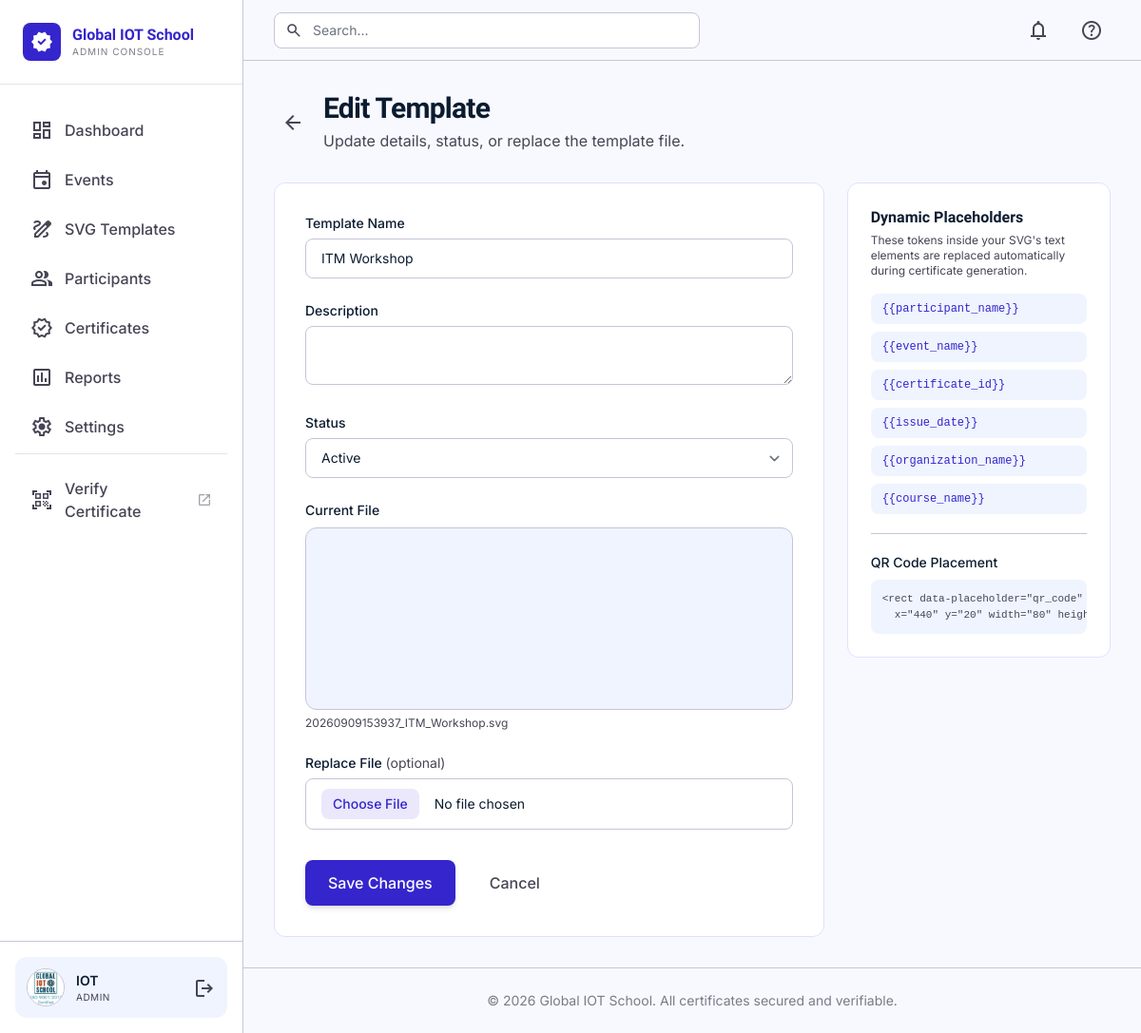
The app's page /templates/edit/9 (signed in) with its own data.
### tables this page shows
CREATE TABLE admins(

    id INTEGER PRIMARY KEY AUTOINCREMENT,

    username TEXT NOT NULL,

    email TEXT NOT NULL,

    password TEXT NOT NULL,

    profile_pic TEXT,

    created_at TEXT

);

CREATE TABLE certificate_templates(

    id INTEGER PRIMARY KEY AUTOINCREMENT,

    template_name TEXT,

    file_name TEXT,

    uploaded_at TEXT,

    status TEXT

, template_type TEXT DEFAULT 'image', description TEXT, updated_at TEXT);

### routes/templates.py (the view, shortened to what this page needs)
@templates_bp.route("/templates/edit/<int:template_id>", methods=["GET", "POST"])
@login_required
def edit_template(template_id):
    template = get_template_by_id(template_id)
    if template is None:
        abort(404)
    return render_template("edit_template.html", template=template)

### app.py (called while the page is built)
@app.before_request
def load_logged_in_admin():
    admin_id = session.get("admin_id")
    g.admin = get_admin_by_id(admin_id) if admin_id else None

### database/db.py (called while the page is built)
def get_connection():
    conn = sqlite3.connect(DATABASE)
    conn.row_factory = sqlite3.Row
    return conn

### database/models.py (called while the page is built)
def get_template_by_id(template_id):
    conn = get_connection()
    cursor = conn.cursor()
    cursor.execute("SELECT * FROM certificate_templates WHERE id=?", (template_id,))
    template = cursor.fetchone()
    conn.close()
    return template

def get_admin_by_id(admin_id):
    conn = get_connection()
    cursor = conn.cursor()
    cursor.execute("SELECT * FROM admins WHERE id=?", (admin_id,))
    admin = cursor.fetchone()
    conn.close()
    return admin

### templates/edit_template.html (shortened to what this page needs)
{% extends "layouts/base.html" %}
{% block content %}
<div class="flex items-center gap-3 mb-8">
    <a href="{{ url_for('templates.templates_list') }}" class="p-2 rounded-lg text-on-surface-variant hover:bg-surface-container-low transition-colors">
        <span class="material-symbols-outlined">arrow_back</span>
    </a>
    <div>
        <h1 class="text-3xl font-heading font-bold text-on-surface tracking-tight">Edit Template</h1>
        <p class="text-on-surface-variant mt-1">Update details, status, or replace the template file.</p>
    </div>
</div>
<div class="grid grid-cols-1 lg:grid-cols-3 gap-6 max-w-6xl">
    <form method="POST" enctype="multipart/form-data" class="lg:col-span-2 bento-card rounded-xl p-8 space-y-6">
        <div>
            <label class="block text-sm font-medium text-on-surface mb-1.5">Template Name</label>
            <input type="text" name="template_name" value="{{ template['template_name'] }}" required
                   class="w-full rounded-lg border border-outline-variant px-4 py-2.5 text-sm focus:outline-none focus:ring-2 focus:ring-primary/20 focus:border-primary transition-all">
        </div>
        <div>
            <label class="block text-sm font-medium text-on-surface mb-1.5">Description</label>
            <textarea name="description" rows="2"
                      class="w-full rounded-lg border border-outline-variant px-4 py-2.5 text-sm focus:outline-none focus:ring-2 focus:ring-primary/20 focus:border-primary transition-all">{{ template["description"] or "" }}</textarea>
        </div>
        <div>
            <label class="block text-sm font-medium text-on-surface mb-1.5">Status</label>
            <select name="status"
                    class="w-full rounded-lg border border-outline-variant px-4 py-2.5 text-sm focus:outline-none focus:ring-2 focus:ring-primary/20 focus:border-primary transition-all">
                <option value="Active" {% if template['status'] == 'Active' %}selected{% endif %}>Active</option>
            </select>
        </div>
        <div>
            <p class="text-sm font-medium text-on-surface mb-2">Current File</p>
            <div class="h-48 rounded-xl border border-outline-variant bg-surface-container-low flex items-center justify-center overflow-hidden">
            </div>
            <p class="text-xs text-on-surface-variant mt-1.5">{{ template["file_name"] }}</p>
        </div>
        <div>
            <label class="block text-sm font-medium text-on-surface mb-1.5">Replace File <span class="text-on-surface-variant font-normal">(optional)</span></label>
            <input type="file" name="template_file" accept=".svg,.png,.jpg,.jpeg,.pdf"
                   class="w-full text-sm border border-outline-variant rounded-lg px-4 py-2.5 file:mr-4 file:py-1.5 file:px-3 file:rounded-lg file:border-0 file:bg-primary/10 file:text-primary file:font-medium">
        </div>
        <div class="flex items-center gap-3 pt-2">
            <button type="submit"
                    class="px-6 py-3 bg-primary text-on-primary font-medium rounded-lg shadow-md hover:bg-primary-container transition-all active:scale-95">
                Save Changes
            </button>
            <a href="{{ url_for('templates.templates_list') }}"
               class="px-6 py-3 text-on-surface-variant font-medium rounded-lg hover:bg-surface-container-low transition-all">
                Cancel
            </a>
        </div>
    </form>
    <div class="bento-card rounded-xl p-6 h-fit">
        <h3 class="font-heading font-semibold text-on-surface mb-1">Dynamic Placeholders</h3>
        <p class="text-xs text-on-surface-variant mb-4">
            These tokens inside your SVG's text elements are replaced automatically during certificate generation.
        </p>
        <div class="space-y-2 font-mono text-xs">
            {% for token in ["{{participant_name}}", "{{event_name}}", "{{certificate_id}}", "{{issue_date}}", "{{organization_name}}", "{{course_name}}"] %}
            <div class="px-3 py-2 rounded-lg bg-surface-container-low text-primary">{{ token }}</div>
            {% endfor %}
        </div>
        <div class="mt-5 pt-5 border-t border-outline-variant">
            <p class="text-sm font-medium text-on-surface mb-2">QR Code Placement</p>
            <pre class="text-[11px] bg-surface-container-low rounded-lg p-3 overflow-x-auto text-on-surface-variant">&lt;rect data-placeholder="qr_code"
  x="440" y="20" width="80" height="80" /&gt;</pre>
        </div>
    </div>
</div>
{% endblock %}

### templates/layouts/base.html (shortened to what this page needs)
<!DOCTYPE html>
<html lang="en">
<head>
<script src="https://cdn.tailwindcss.com?plugins=forms,container-queries"></script>
</head>
<body class="bg-surface text-on-surface font-body">
<aside class="fixed left-0 top-0 h-full w-64 bg-surface-container-lowest border-r border-outline-variant flex flex-col z-50">
    <div class="p-6 flex items-center gap-3 border-b border-outline-variant/50">
        <div class="w-10 h-10 bg-primary flex items-center justify-center rounded-lg shadow-sm">
            <span class="material-symbols-outlined text-white" style="font-variation-settings: 'FILL' 1;">verified</span>
        </div>
        <div class="flex flex-col">
            <span class="font-heading font-bold text-primary leading-tight">Global IOT School</span>
            <span class="text-[10px] uppercase tracking-widest text-on-surface-variant/70">Admin Console</span>
        </div>
    </div>
    <nav class="flex-1 px-4 py-6 space-y-1 overflow-y-auto">
        {% set nav_items = [
            ("dashboard", "dashboard", "Dashboard"),
            ("events.events", "event", "Events"),
            ("templates.templates_list", "draw", "SVG Templates"),
            ("participants.participants_list", "group", "Participants"),
            ("certificates_gen.certificates_list", "verified", "Certificates"),
            ("reports", "assessment", "Reports"),
            ("settings", "settings", "Settings")
        ] %}
        {% for endpoint, icon, label in nav_items %}
        <a href="{{ url_for(endpoint) }}"
           class="flex items-center gap-3 px-4 py-3 rounded-lg font-medium transition-colors
                  {% if request.endpoint == endpoint %}
                      text-primary bg-primary-container/10 border-r-4 border-primary
                  {% else %}
                      text-on-surface-variant hover:text-primary hover:bg-surface-container-low
                  {% endif %}">
            <span class="material-symbols-outlined" {% if request.endpoint == endpoint %}style="font-variation-settings: 'FILL' 1;"{% endif %}>{{ icon }}</span>
            <span>{{ label }}</span>
        </a>
        {% endfor %}
        <div class="pt-3 mt-3 border-t border-outline-variant/50">
            <a href="{{ url_for('verify.verify_search') }}" target="_blank" rel="noopener"
               class="flex items-center gap-3 px-4 py-3 rounded-lg font-medium text-on-surface-variant hover:text-primary hover:bg-surface-container-low transition-colors">
                <span class="material-symbols-outlined">qr_code_scanner</span>
                <span>Verify Certificate</span>
                <span class="material-symbols-outlined text-[16px] ml-auto opacity-50">open_in_new</span>
            </a>
        </div>
    </nav>
    {% if g.admin %}
    <div class="p-4 border-t border-outline-variant">
        <div class="flex items-center gap-3 p-3 rounded-xl bg-surface-container-low">
            {% if g.admin["profile_pic"] %}
            <img src="{{ url_for('static', filename='uploads/' + g.admin['profile_pic']) }}"
                class="w-10 h-10 rounded-full object-cover border border-outline-variant">
            {% else %}
            <div class="w-10 h-10 rounded-full bg-primary/10 text-primary flex items-center justify-center font-bold">
                {{ g.admin["username"][0] | upper }}
            </div>
            {% endif %}
            <div class="flex-1 overflow-hidden">
                <p class="text-sm font-semibold truncate">{{ g.admin["username"] }}</p>
                <p class="text-[10px] text-on-surface-variant uppercase tracking-wider">Admin</p>
            </div>
            <a href="{{ url_for('auth.logout') }}" class="text-on-surface-variant hover:text-error transition-colors" title="Logout">
                <span class="material-symbols-outlined">logout</span>
            </a>
        </div>
    </div>
    {% endif %}
</aside>
<div class="ml-64 min-h-screen flex flex-col">
    <header class="sticky top-0 z-40 h-16 bg-surface-bright border-b border-outline-variant px-8 flex justify-between items-center">
        <div class="flex-1 flex items-center">
            <div class="relative w-full max-w-md">
                <span class="material-symbols-outlined absolute left-3 top-1/2 -translate-y-1/2 text-on-surface-variant text-lg">search</span>
                <input class="w-full bg-surface-container-lowest border border-outline-variant rounded-lg pl-10 pr-4 py-2 text-sm focus:outline-none focus:ring-2 focus:ring-primary/20 focus:border-primary transition-all"
                       placeholder="Search..." type="text">
            </div>
        </div>
        <div class="flex items-center gap-4">
            <button class="p-2 text-on-surface-variant hover:text-primary transition-colors">
                <span class="material-symbols-outlined">notifications</span>
            </button>
            <button class="p-2 text-on-surface-variant hover:text-primary transition-colors">
                <span class="material-symbols-outlined">help</span>
            </button>
        </div>
    </header>
    <main class="p-8 max-w-[1280px] mx-auto w-full flex-1">
        {% block content %}{% endblock %}
    </main>
    <footer class="mt-auto px-8 py-6 border-t border-outline-variant text-center">
        <p class="text-sm text-on-surface-variant opacity-70">© 2026 Global IOT School. All certificates secured and verifiable.</p>
    </footer>
</div>
</body>
</html>

### templates/layouts/base.html (style rules this page uses)
.material-symbols-outlined { font-variation-settings: 'FILL' 0, 'wght' 400, 'GRAD' 0, 'opsz' 24; vertical-align: middle; }
.bento-card { background: #ffffff; border: 1px solid #e2dfff; transition: all 0.2s ease; }

### records on screen
admins: profile_pic (picture), admin.username "IOT"
certificate_templates: template_name "ITM Workshop", status "Active", file_name "20260909153937_ITM_Workshop.svg"

### other values on screen
{{ label }} "Dashboard" "Events" "SVG Templates" "Participants" "Certificates" "Reports" "Settings"
{{ token }} "{{participant_name}}" "{{event_name}}" "{{certificate_id}}" "{{issue_date}}" "{{organization_name}}" "{{course_name}}"
